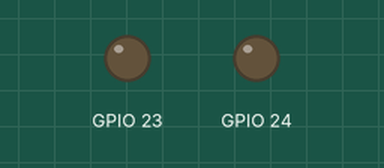
Simulated run of this program. Board: Raspberry Pi (BCM pin numbers). On the bench: output pins drawn as LEDs (lit = HIGH). The clock reads 2024-03-15 10:24:30 at power-on unless the program sets it; files the program writes start out absent; sending an e-mail succeeds after 1 s; what the program prints to the terminal is not drawn.

Above: at 0.1 s.
At 1.1 s:
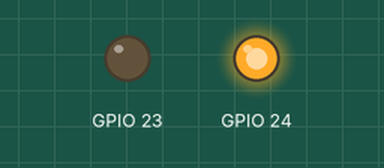
Timing chart, 0 to 2.6 s (numbered marks = the images above):
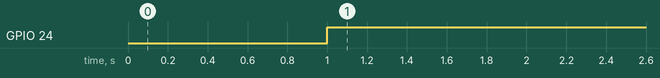

The program:

control_door.py
```python
#!/usr/bin/python3.4
#####
# this code has been successfully tested on Raspberry 3b
#####

import socket
import RPi.GPIO as GPIO
import os
import sys
import time
import smtplib


#zadejte cas intervalu v sekundach
limit = 120

#Nastaveni komunikace
IP = '0.0.0.0'
PORT = 25
odesilatel = 'xxx@xxx.cz'
prijemce = 'xxx@xxx.cz'

#predmet a text odesilajiciho mailu
PREDMET = "Otevřené dveře"
TEXT = "Prosím zkontrolujte dovření dveří. Dveře jsou otevřené déle než 2 minuty."

header = 'To:' + prijemce + '\n' + 'From: ' + odesilatel + '\n' + 'Subject: {}\n\n{}'.format(PREDMET,TEXT)


#nastaveni boardu a pinu snimace dveri
GPIO.setmode(GPIO.BCM)
GPIO.setup(23,GPIO.OUT)
GPIO.setup(24,GPIO.OUT)


#vytvoreni log souboru
filename = "/home/pi/Desktop/log.txt"
if os.path.isfile(filename):
    #print("existujem")#soubor neexistuje
    print("soubor existuje")
else:
    os.makedirs(os.path.dirname(filename),exist_ok=True)
    print("soubor neexistuje")


from time import localtime, strftime
t = strftime("\n%d %b %Y %a, %H:%M:%S",localtime())
with open(filename,"a") as f:
    f.write(t + "  Raspberry se zapnulo \n")

while True:
    #print("kontrola dveri")
    GPIO.output(24,0)
    time.sleep(1)
    if GPIO.input(23)!=1: #zacne snimat kdyz jsou dvere otevreny
        #time.sleep(1)
        GPIO.output(24,1)
        start=time.time() #zacina stopovat cas
        #print("stopuji")

        #ulozi informace do souboru log
        from time import localtime, strftime
        t = strftime("\n%d %b %Y %a, %H:%M:%S",localtime())
        with open(filename,"a") as f:
            f.write(t + "  Dvere se otevrely \n")

        a = 1 #deklaruje vystup z whilu nize pri uzavreni dveri
        while a > 0 :
            #print("cekam na zavreni")
            end=time.time()
            if GPIO.input(23) == 1: #po zavreni dveri opusti tento while
                a = 0
            time.sleep(1)
            z=(end-start) #pocita cas od doby otevreni dveri
            if z > limit :
                #print(z)
                start = start + limit # dekalaruje cas startu, aby se email posilal ve stejnem intervalu jako cas deklarovany pro upozorneni
                try: #zkusi poslat email
                    mail = smtplib.SMTP(IP,PORT)
                    mail.ehlo()
                    #mail.starttls()
                    #mail.login()
                    mail.sendmail(odesilatel,prijemce,header.encode('ISO-8859-2'))
                    mail.close

                    #ulozi informace do souboru log
                    from time import localtime, strftime
                    t=strftime("\n%d %b %Y %a, %H:%M:%S",localtime())
                    with open(filename,"a") as f:
                        f.write(t + "  Dvere jsou otevreny dele nez je limit -> odeslan mail \n")

                    #print("bylo otevreno vic nez limit a posilam mail  %.2f" %z)
                except: #v pripade poruchy provede
                    from time import localtime, strftime
                    t=strftime("\n%d %b %Y %a, %H:%M:%S",localtime())
                    with open(filename,"a") as f:
                        f.write(t + "  Nepodarilo se poslat mail \n")
                    #print("except email")
            #print("%.2f" %z)
```

Measured:
- by itself, GPIO 24: LOW → HIGH at 1.0 s
